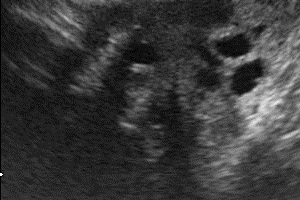
#> input picture data_merged/normal/normal_1.jpg, 300 x 200 px
$ python -i pcos_gui.py   (imports and definitions only)
#> lines starting #> are read from the running program, lines starting #| are printed output that depends on the picture; after the words box and inside, x2 and y2 are one past the last pixel; in counts of white or black regions, pixels touching at a corner belong together
import tkinter as tk
from tkinter import filedialog, messagebox
import skimage.io as io
import skimage.exposure as exposure
from skimage import filters, color, morphology, measure
import numpy as np

def calculate_follicle_diameters(image_path):
    # Read the image
#> called with image_path = 'data_merged/normal/normal_1.jpg'
    image = io.imread(image_path)
#> image is the input picture: shape (200, 300, 3); min 0, max 255, mean 56.7

    # Increase contrast
    enhanced_image = exposure.equalize_hist(image)
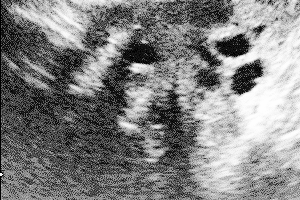
#> enhanced_image: shape (200, 300, 3) float64; min 0.00328, max 1, mean 0.512
    # Convert to grayscale
    gray_image = color.rgb2gray(enhanced_image)

    # Apply Otsu's thresholding
    otsu_threshold = filters.threshold_otsu(gray_image)
#> otsu_threshold = 0.504
    binary_image = gray_image > otsu_threshold
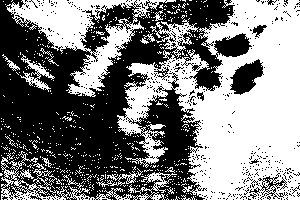
#> binary_image: shape (200, 300) bool; 49.7% white; 571 white regions (556 under 20 px), largest, box (x1, y1, x2, y2) and area: (117, 0, 300, 200) 20272, (6, 0, 176, 97) 5095, (1, 151, 177, 200) 1719

    # Perform morphology closing
    selem = morphology.disk(5)  # Define structuring element
    closed_image = morphology.binary_closing(binary_image, selem)
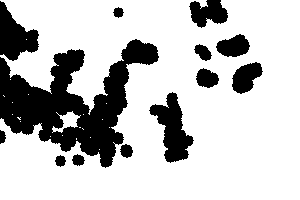
#> closed_image: shape (200, 300) bool; 76.2% white; 13 black regions, largest, box (x1, y1, x2, y2) and area: (0, 39, 159, 168) 8626, (149, 92, 194, 163) 1495, (0, 1, 39, 61) 1301

    # Invert the image
    inverted_image = np.logical_not(closed_image)

    # Label connected components
    label_image = measure.label(inverted_image)
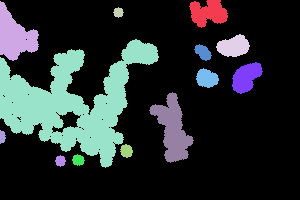
#> label_image: shape (200, 300) int32; 14 distinct labels, from 0 to 13; one colour per label, 0 black

    # Remove small objects based on diameter and border touching
    min_diameter_threshold = 2  # Minimum diameter threshold in mm
    min_area_threshold = np.pi * (min_diameter_threshold / 2) ** 2

    follicle_diameters = []

    for region in measure.regionprops(label_image):
        # Calculate diameter
        diameter = region.equivalent_diameter
        # Check if diameter is less than the threshold or if region touches the border
        if diameter < min_diameter_threshold or region.bbox[0] == 0 or region.bbox[1] == 0 or \
                region.bbox[2] == label_image.shape[0] or region.bbox[3] == label_image.shape[1]:
            label_image[label_image == region.label] = 0
        else:
            follicle_diameters.append(diameter)
#> this loop made 13 passes
#> diameter on passes 1 to 12: 30.38, 40.7, 10.16, 26.15, 104.8, 15.35, 28.28, 20.37, 43.63, 8.96, 13.01, 11.78
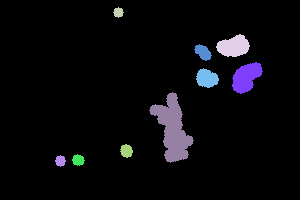
#> label_image: shape (200, 300) int32; 10 distinct labels, from 0 to 13; one colour per label, 0 black
#> after the loop, follicle_diameters = [10.16, 26.15, 15.35, 28.28, 20.37, 43.63, 13.01, 11.78, 10.82]

    # Convert back to binary image
    cleaned_image = label_image > 0
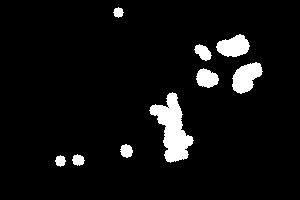
#> cleaned_image: shape (200, 300) bool; 6% white; 9 white regions, largest, box (x1, y1, x2, y2) and area: (149, 92, 194, 163) 1495, (232, 62, 263, 94) 628, (216, 34, 250, 57) 537

    # Count the number of follicles
    num_follicles = len(follicle_diameters)
#> num_follicles = 9

    # Determine if the result is positive or negative
    result = "Positive" if num_follicles >= 12 else "Negative"
#> result = 'Negative'

    return follicle_diameters, num_follicles, result

def browse_image():
    # Browse image file
    image_path = filedialog.askopenfilename(title="Select Image File",
                                             filetypes=(("JPEG files", "*.jpg"), ("All files", "*.*")),
                                             initialdir="/work/ghartimagar/Bioimaging/train_small/pco")
    if image_path:
        # Calculate follicle diameters
        follicle_diameters, num_follicles, result = calculate_follicle_diameters(image_path)
        # Display results
        message = f"Follicle Diameters (mm):\n{follicle_diameters}\n\n"
        message += f"Number of Follicles: {num_follicles}\n"
        message += f"Result: {result}"
        messagebox.showinfo("Follicle Analysis", message)

# Create Tkinter application window
# [4 lines not run here, left out]

# Add a button to browse for an image
# [1 line that did not run here, left out]
# [4 lines not run here, left out]

>>> result = calculate_follicle_diameters('data_merged/normal/normal_1.jpg')
#> result = ([10.16, 26.15, 15.35, 28.28, 20.37, 43.63, 13.01, 11.78, 10.82], 9, 'Negative')

$ run again, on data_merged/normal/normal_10.jpg
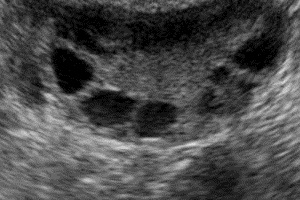
#> input picture data_merged/normal/normal_10.jpg, 300 x 200 px
#> in calculate_follicle_diameters, image is the input picture: shape (200, 300, 3); min 0, max 224, mean 74.2
#> otsu_threshold = 0.493
#> binary_image: shape (200, 300) bool; 50.8% white; 244 black regions (231 under 20 px), largest, box (x1, y1, x2, y2) and area: (0, 0, 300, 139) 24206, (160, 134, 300, 200) 4140, (127, 188, 152, 196) 92
#> closed_image: shape (200, 300) bool; 69.2% white; 9 black regions, largest, box (x1, y1, x2, y2) and area: (20, 0, 289, 75) 11237, (83, 90, 178, 137) 2704, (188, 161, 248, 200) 1526
#> the loop in calculate_follicle_diameters, `for region in measure.regionprops(label_image):` made 9 passes
#> diameter on passes 1 to 8: 119.6, 43.77, 25.81, 20.31, 15.76, 58.68, 21.2, 44.08
#> after the loop in calculate_follicle_diameters, `for region in measure.regionprops(label_image):`:
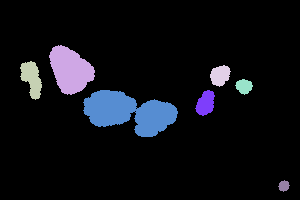
#> label_image: shape (200, 300) int32; 8 distinct labels, from 0 to 9; one colour per label, 0 black
#> after the loop in calculate_follicle_diameters, `for region in measure.regionprops(label_image):`: follicle_diameters = [43.77, 25.81, 20.31, 15.76, 58.68, 21.2, 11.06]
#> in calculate_follicle_diameters, `cleaned_image = label_image > 0`:
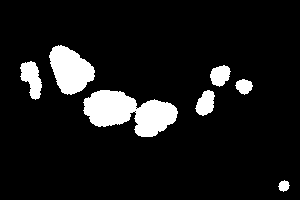
#> cleaned_image: shape (200, 300) bool; 9.5% white; 7 white regions, largest, box (x1, y1, x2, y2) and area: (83, 90, 178, 137) 2704, (49, 45, 95, 95) 1505, (20, 61, 42, 100) 523
#> num_follicles = 7
#> in calculate_follicle_diameters, `result = "Positive" if num_follicles >= 12 else "Negative"`: result = 'Negative'
#> `result = calculate_follicle_diameters('data_merged/normal/normal_1.jpg')`: result = ([43.77, 25.81, 20.31, 15.76, 58.68, 21.2, 11.06], 7, 'Negative')

$ run again, on data_merged/normal/normal_11.jpg
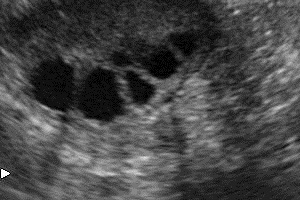
#> input picture data_merged/normal/normal_11.jpg, 300 x 200 px
#> in calculate_follicle_diameters, image is the input picture: shape (200, 300, 3); min 0, max 255, mean 70
#> otsu_threshold = 0.497
#> binary_image: shape (200, 300) bool; 52.6% white; 511 black regions (486 under 20 px), largest, box (x1, y1, x2, y2) and area: (0, 0, 300, 200) 25139, (0, 125, 36, 192) 802, (157, 130, 188, 155) 327
#> closed_image: shape (200, 300) bool; 70.8% white; 8 black regions, largest, box (x1, y1, x2, y2) and area: (108, 0, 232, 80) 4929, (0, 0, 145, 49) 4236, (28, 55, 125, 123) 4236
#> the loop in calculate_follicle_diameters, `for region in measure.regionprops(label_image):` made 8 passes
#> diameter on passes 1 to 8: 73.44, 79.22, 10.16, 18.19, 73.44, 29.14, 12.05, 61.71
#> after the loop in calculate_follicle_diameters, `for region in measure.regionprops(label_image):`:
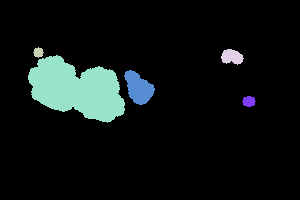
#> label_image: shape (200, 300) int32; 6 distinct labels, from 0 to 7; one colour per label, 0 black
#> after the loop in calculate_follicle_diameters, `for region in measure.regionprops(label_image):`: follicle_diameters = [10.16, 18.19, 73.44, 29.14, 12.05]
#> in calculate_follicle_diameters, `cleaned_image = label_image > 0`:
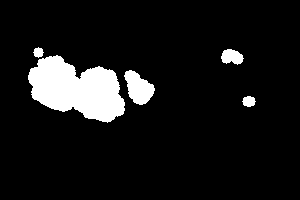
#> cleaned_image: shape (200, 300) bool; 8.9% white; 5 white regions, box (x1, y1, x2, y2) and area: (28, 55, 125, 123) 4236, (124, 70, 155, 105) 667, (221, 49, 244, 65) 260, (242, 96, 256, 107) 114, (33, 47, 44, 58) 81
#> num_follicles = 5
#> in calculate_follicle_diameters, `result = "Positive" if num_follicles >= 12 else "Negative"`: result = 'Negative'
#> `result = calculate_follicle_diameters('data_merged/normal/normal_1.jpg')`: result = ([10.16, 18.19, 73.44, 29.14, 12.05], 5, 'Negative')

$ run again, on data_merged/normal/normal_12.jpg
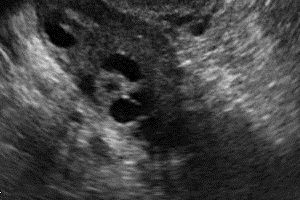
#> input picture data_merged/normal/normal_12.jpg, 300 x 200 px
#> in calculate_follicle_diameters, image is the input picture: shape (200, 300, 3); min 0, max 255, mean 66
#> otsu_threshold = 0.512
#> binary_image: shape (200, 300) bool; 49% white; 324 white regions (305 under 20 px), largest, box (x1, y1, x2, y2) and area: (163, 0, 300, 156) 13686, (0, 1, 164, 200) 13244, (116, 0, 196, 32) 706
#> closed_image: shape (200, 300) bool; 66.5% white; 14 black regions, largest, box (x1, y1, x2, y2) and area: (93, 51, 300, 200) 12194, (33, 0, 164, 54) 3218, (2, 133, 83, 200) 2822
#> the loop in calculate_follicle_diameters, `for region in measure.regionprops(label_image):` made 14 passes
#> diameter on passes 1 to 8: 22.03, 64.01, 9.24, 11.34, 12.36, 14.23, 12.26, 13.35
#> after the loop in calculate_follicle_diameters, `for region in measure.regionprops(label_image):`:
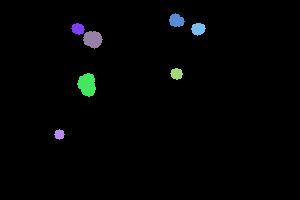
#> label_image: shape (200, 300) int32; 8 distinct labels, from 0 to 13; one colour per label, 0 black
#> after the loop in calculate_follicle_diameters, `for region in measure.regionprops(label_image):`: follicle_diameters = [14.23, 12.26, 13.35, 18.23, 11.94, 20.44, 10.16]
#> in calculate_follicle_diameters, `cleaned_image = label_image > 0`:
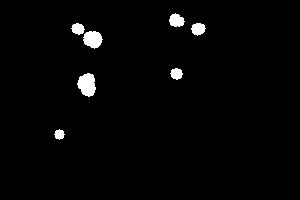
#> cleaned_image: shape (200, 300) bool; 2% white; 7 white regions, largest, box (x1, y1, x2, y2) and area: (77, 73, 96, 97) 328, (83, 31, 103, 49) 261, (169, 13, 185, 27) 159
#> num_follicles = 7
#> in calculate_follicle_diameters, `result = "Positive" if num_follicles >= 12 else "Negative"`: result = 'Negative'
#> `result = calculate_follicle_diameters('data_merged/normal/normal_1.jpg')`: result = ([14.23, 12.26, 13.35, 18.23, 11.94, 20.44, 10.16], 7, 'Negative')
